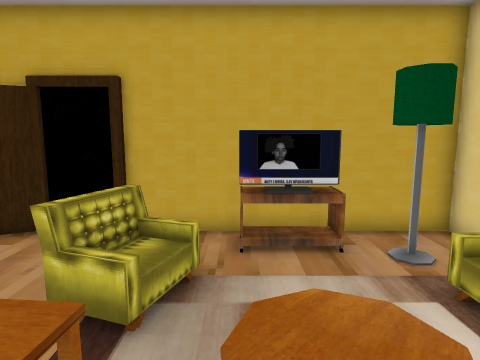
View 1 (above)

14 first-person views from a walk through a 3-D level made in the Godot game engine. The camera is 1.4 m above the floor, tilts 8° down and sees 75° across. The floor is counted in squares, 0.5 m on a side. Each view is taken from the middle of a square. On the plan, view 1 faces up. The plan holds only what a view shows up to about 20 squares ahead; the rest is blank. The place goes on beyond the plan. Characters and animated objects are left out.

View 2
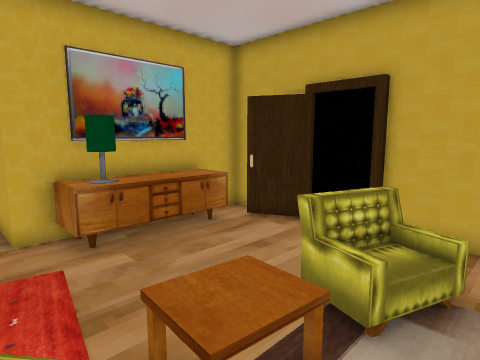

View 3
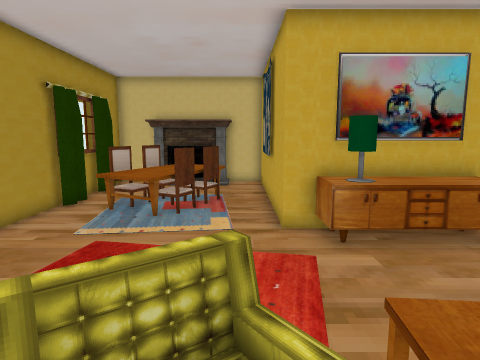

View 4
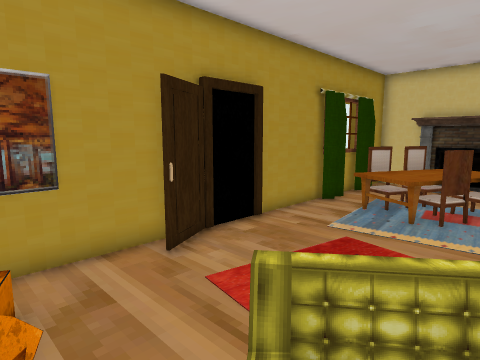

View 5
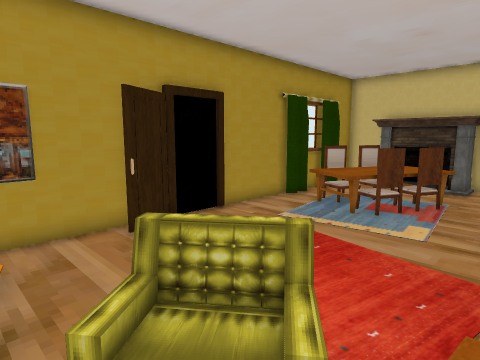

View 6
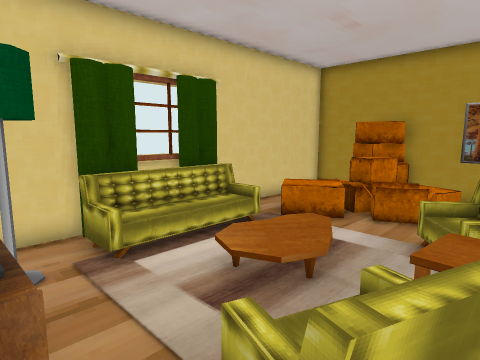

View 7
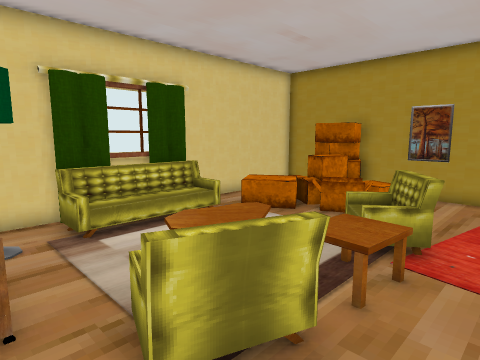

View 8
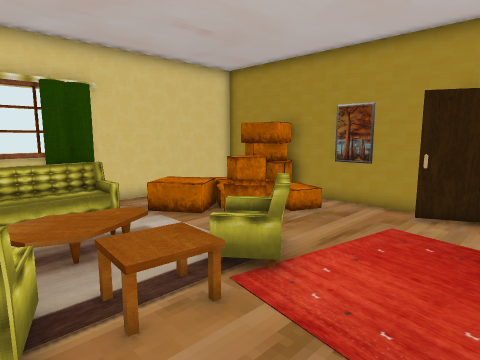

View 9
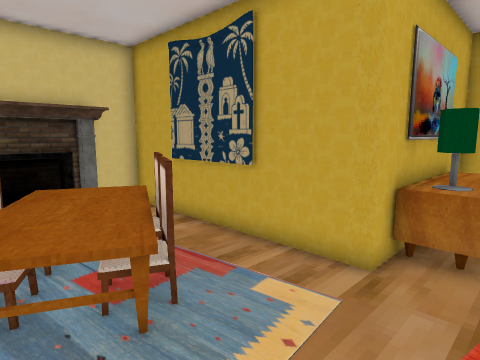

View 10
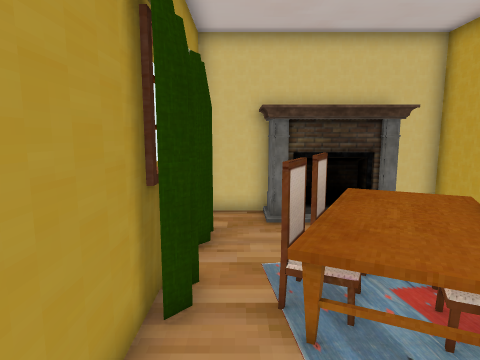

View 11
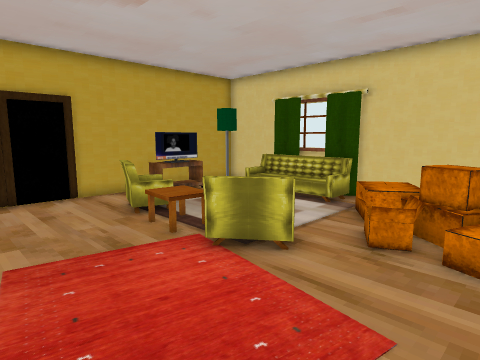

View 12
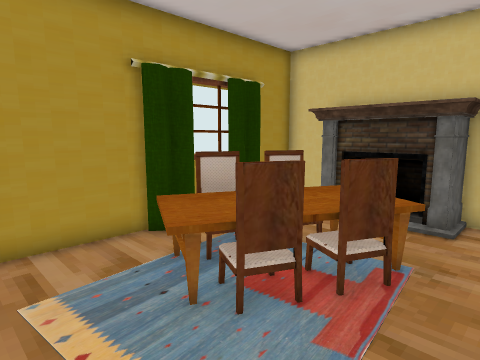

View 13
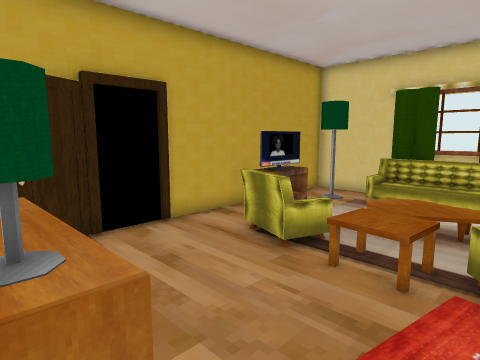

View 14
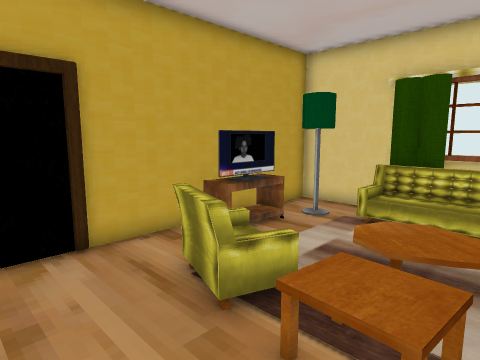

### Floor plan
Key: @ floor where view 1 was taken; # wall or solid block; . floor; D closed door; = window, fence, low wall or low ledge; ^ raised ledge; T TV; L lamp; S sofa; P painting; F fireplace; A table; C chair; O other object.
Columns run from 20 left of view 1 to 6 right of it. Each row starts with its distance up from view 1.
  9             #DD############
  8           ##DD......TTTTL.#
  7           #^^.....=.TTT.LL#
  6           #P^....=#=......#
  5           #P^....=O.....SS#
  4           #P^....=...O..OS#
  3           ###....OO.OOO.OO#
  2           #^^....OO..O..OO#
  1 ###########.......=..O..OS#
  0 #................=O.@....S#
 -1 #FF..ACC.........=#O......#
 -2  FF.AAAACC........=#==OOO.#
 -3  FF.AAAAAA.........===OO..#
 -4  FF..CAAAA..........==O.  #
 -5 #FF...CCAA..........OO=#O #
 -6 #...................O###= #
 -7 #####=#####################
 -8    #####

Positions as (right, up) in squares from view 1, and headings:
1: (0, 0), facing up
2: (0, 0), facing up-left
3: (0, 0), facing left
4: (0, 0), facing down-left
5: (0, 2), facing down-left
6: (-3, 8), facing down-right
7: (-5, 8), facing down-right
8: (-7, 5), facing down-right
9: (-7, -5), facing up-left
10: (-8, -6), facing left
11: (-8, -6), facing up-right
12: (-8, 1), facing down-left
13: (-9, 0), facing up-right
14: (-6, 1), facing up-right
